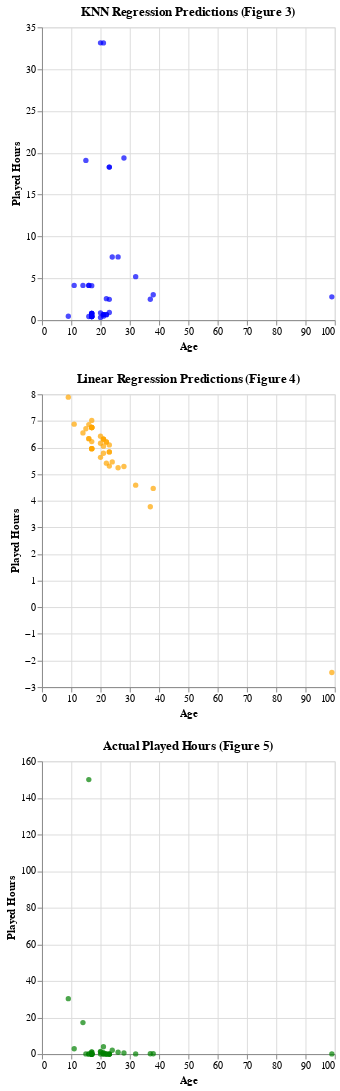

The cell this chart's notebook holds for it:
### Code cell
knn_plot = alt.Chart(all_df).mark_circle(color="blue").encode(
    x=alt.X("age").title("Age"),
    y=alt.Y("knn_preds").title("Played Hours")
).properties(title="KNN Regression Predictions (Figure 3)")

linear_plot = alt.Chart(all_df).mark_circle(color="orange").encode(
    x=alt.X("age").title("Age"),
    y=alt.Y("linear_preds").title("Played Hours")
).properties(title="Linear Regression Predictions (Figure 4)")

actual_plot = alt.Chart(all_df).mark_circle(color="green").encode(
    x=alt.X("age").title("Age"),
    y=alt.Y("actual_preds").title("Played Hours")
).properties(title="Actual Played Hours (Figure 5)")
knn_plot & linear_plot & actual_plot

### Figure 1 — Vega specification as saved in the notebook (floating-point values rounded to 4 significant figures)
{"$schema": "https://vega.github.io/schema/vega/v5.json", "data": [{"name": "source_0"}, {"name": "data_0", "values": [{"age": 21, "knn_preds": 33.13}, {"age": 22, "knn_preds": 0.65}, {"age": 21, "knn_preds": 0.475}, {"age": 16, "knn_preds": 4.15}, {"age": 17, "knn_preds": 0.4333}, {"age": 20, "knn_preds": 0.325}, {"age": 20, "knn_preds": 33.14}, {"age": 99, "knn_preds": 2.783}, {"age": 21, "knn_preds": 0.6583}, {"age": 21, "knn_preds": 0.6583}, {"age": 28, "knn_preds": 19.38}, {"age": 14, "knn_preds": 4.15}, {"age": 17, "knn_preds": 0.4333}, {"age": 17, "knn_preds": 0.7917}, {"age": 20, "knn_preds": 0.875}, {"age": 26, "knn_preds": 7.558}, {"age": 21, "knn_preds": 0.6583}, {"age": 23, "knn_preds": 18.29}, {"age": 15, "knn_preds": 19.09}, {"age": 24, "knn_preds": 7.542}, {"age": 23, "knn_preds": 0.9167}, {"age": 17, "knn_preds": 0.7917}, {"age": 11, "knn_preds": 4.15}, {"age": 17, "knn_preds": 0.4333}, {"age": 17, "knn_preds": 4.117}, {"age": 32, "knn_preds": 5.192}, {"age": 37, "knn_preds": 2.492}, {"age": 23, "knn_preds": 18.29}, {"age": 17, "knn_preds": 0.7917}, {"age": 22, "knn_preds": 0.65}, {"age": 23, "knn_preds": 2.483}, {"age": 9, "knn_preds": 0.4667}, {"age": 17, "knn_preds": 0.7917}, {"age": 38, "knn_preds": 3.033}, {"age": 22, "knn_preds": 2.567}, {"age": 17, "knn_preds": 0.4333}, {"age": 16, "knn_preds": 0.4333}, {"age": 16, "knn_preds": 4.15}, {"age": 17, "knn_preds": 0.4917}, {"age": 17, "knn_preds": 0.4333}]}, {"name": "data_1", "values": [{"age": 21, "linear_preds": 6.053}, {"age": 22, "linear_preds": 6.209}, {"age": 21, "linear_preds": 5.787}, {"age": 16, "linear_preds": 6.332}, {"age": 17, "linear_preds": 6.754}, {"age": 20, "linear_preds": 6.427}, {"age": 20, "linear_preds": 6.162}, {"age": 99, "linear_preds": -2.453}, {"age": 21, "linear_preds": 6.318}, {"age": 21, "linear_preds": 6.318}, {"age": 28, "linear_preds": 5.289}, {"age": 14, "linear_preds": 6.55}, {"age": 17, "linear_preds": 6.754}, {"age": 17, "linear_preds": 5.958}, {"age": 20, "linear_preds": 5.631}, {"age": 26, "linear_preds": 5.242}, {"age": 21, "linear_preds": 6.318}, {"age": 23, "linear_preds": 5.835}, {"age": 15, "linear_preds": 6.707}, {"age": 24, "linear_preds": 5.46}, {"age": 23, "linear_preds": 6.1}, {"age": 17, "linear_preds": 5.958}, {"age": 11, "linear_preds": 6.878}, {"age": 17, "linear_preds": 6.754}, {"age": 17, "linear_preds": 6.223}, {"age": 32, "linear_preds": 4.588}, {"age": 37, "linear_preds": 3.777}, {"age": 23, "linear_preds": 5.835}, {"age": 17, "linear_preds": 5.958}, {"age": 22, "linear_preds": 6.209}, {"age": 23, "linear_preds": 5.303}, {"age": 9, "linear_preds": 7.892}, {"age": 17, "linear_preds": 5.958}, {"age": 38, "linear_preds": 4.464}, {"age": 22, "linear_preds": 5.413}, {"age": 17, "linear_preds": 6.754}, {"age": 16, "linear_preds": 6.863}, {"age": 16, "linear_preds": 6.332}, {"age": 17, "linear_preds": 7.02}, {"age": 17, "linear_preds": 6.754}]}, {"name": "data_2", "values": [{"actual_preds": 4.0, "age": 21}, {"actual_preds": 0.0, "age": 22}, {"actual_preds": 0.7, "age": 21}, {"actual_preds": 0.0, "age": 16}, {"actual_preds": 0.0, "age": 17}, {"actual_preds": 0.0, "age": 20}, {"actual_preds": 1.5, "age": 20}, {"actual_preds": 0.1, "age": 99}, {"actual_preds": 0.1, "age": 21}, {"actual_preds": 0.6, "age": 21}, {"actual_preds": 0.6, "age": 28}, {"actual_preds": 17.2, "age": 14}, {"actual_preds": 0.0, "age": 17}, {"actual_preds": 0.0, "age": 17}, {"actual_preds": 1.1, "age": 20}, {"actual_preds": 1.0, "age": 26}, {"actual_preds": 0.0, "age": 21}, {"actual_preds": 0.0, "age": 23}, {"actual_preds": 0.1, "age": 15}, {"actual_preds": 2.1, "age": 24}, {"actual_preds": 0.0, "age": 23}, {"actual_preds": 0.0, "age": 17}, {"actual_preds": 2.9, "age": 11}, {"actual_preds": 0.0, "age": 17}, {"actual_preds": 1.2, "age": 17}, {"actual_preds": 0.1, "age": 32}, {"actual_preds": 0.2, "age": 37}, {"actual_preds": 0.0, "age": 23}, {"actual_preds": 1.0, "age": 17}, {"actual_preds": 0.1, "age": 22}, {"actual_preds": 0.0, "age": 23}, {"actual_preds": 30.3, "age": 9}, {"actual_preds": 0.0, "age": 17}, {"actual_preds": 0.2, "age": 38}, {"actual_preds": 0.0, "age": 22}, {"actual_preds": 0.0, "age": 17}, {"actual_preds": 0.1, "age": 16}, {"actual_preds": 150.0, "age": 16}, {"actual_preds": 0.0, "age": 17}, {"actual_preds": 0.1, "age": 17}]}, {"name": "data_0_concat_0_x_domain_age", "values": [{"min": 9, "max": 99}]}, {"name": "data_0_concat_0_y_domain_knn_preds", "values": [{"min": 0.325, "max": 33.14}]}, {"name": "data_1_concat_1_x_domain_age", "values": [{"min": 9, "max": 99}]}, {"name": "data_1_concat_1_y_domain_linear_preds", "values": [{"min": -2.453, "max": 7.892}]}, {"name": "data_2_concat_2_x_domain_age", "values": [{"min": 9, "max": 99}]}, {"name": "data_2_concat_2_y_domain_actual_preds", "values": [{"min": 0.0, "max": 150.0}]}], "signals": [{"name": "childHeight", "value": 300}], "marks": [{"type": "group", "name": "concat_0_group", "encode": {"update": {"width": {"signal": "width"}, "height": {"signal": "childHeight"}}}, "marks": [{"type": "symbol", "name": "concat_0_marks", "from": {"data": "data_0"}, "encode": {"update": {"fill": {"value": "blue"}, "opacity": {"value": 0.7}, "shape": {"value": "circle"}, "y": {"field": "knn_preds", "scale": "concat_0_y"}, "x": {"field": "age", "scale": "concat_0_x"}}}, "style": ["circle"]}], "axes": [{"scale": "concat_0_x", "domain": false, "labels": false, "aria": false, "gridScale": "concat_0_y", "tickCount": {"signal": "ceil(width/40)"}, "maxExtent": 0, "minExtent": 0, "orient": "bottom", "zindex": 0, "ticks": false, "grid": true}, {"scale": "concat_0_y", "domain": false, "labels": false, "minExtent": 0, "grid": true, "maxExtent": 0, "ticks": false, "orient": "left", "tickCount": {"signal": "ceil(childHeight/40)"}, "zindex": 0, "gridScale": "concat_0_x", "aria": false}, {"scale": "concat_0_x", "grid": false, "orient": "bottom", "title": "Age", "labelFlush": true, "labelOverlap": true, "zindex": 0, "tickCount": {"signal": "ceil(width/40)"}}, {"scale": "concat_0_y", "title": "Played Hours", "orient": "left", "tickCount": {"signal": "ceil(childHeight/40)"}, "grid": false, "labelOverlap": true, "zindex": 0}], "title": {"text": "KNN Regression Predictions (Figure 3)", "frame": "group"}, "style": "cell"}, {"type": "group", "name": "concat_1_group", "encode": {"update": {"width": {"signal": "width"}, "height": {"signal": "childHeight"}}}, "marks": [{"type": "symbol", "name": "concat_1_marks", "from": {"data": "data_1"}, "encode": {"update": {"shape": {"value": "circle"}, "opacity": {"value": 0.7}, "fill": {"value": "orange"}, "y": {"field": "linear_preds", "scale": "concat_1_y"}, "x": {"field": "age", "scale": "concat_1_x"}}}, "style": ["circle"]}], "axes": [{"scale": "concat_1_x", "gridScale": "concat_1_y", "domain": false, "maxExtent": 0, "aria": false, "zindex": 0, "ticks": false, "grid": true, "minExtent": 0, "orient": "bottom", "labels": false, "tickCount": {"signal": "ceil(width/40)"}}, {"scale": "concat_1_y", "ticks": false, "orient": "left", "zindex": 0, "labels": false, "maxExtent": 0, "domain": false, "tickCount": {"signal": "ceil(childHeight/40)"}, "gridScale": "concat_1_x", "grid": true, "aria": false, "minExtent": 0}, {"scale": "concat_1_x", "labelFlush": true, "grid": false, "zindex": 0, "tickCount": {"signal": "ceil(width/40)"}, "title": "Age", "orient": "bottom", "labelOverlap": true}, {"scale": "concat_1_y", "title": "Played Hours", "orient": "left", "labelOverlap": true, "grid": false, "tickCount": {"signal": "ceil(childHeight/40)"}, "zindex": 0}], "title": {"text": "Linear Regression Predictions (Figure 4)", "frame": "group"}, "style": "cell"}, {"type": "group", "name": "concat_2_group", "encode": {"update": {"width": {"signal": "width"}, "height": {"signal": "childHeight"}}}, "marks": [{"type": "symbol", "name": "concat_2_marks", "from": {"data": "data_2"}, "encode": {"update": {"opacity": {"value": 0.7}, "y": {"field": "actual_preds", "scale": "concat_2_y"}, "fill": {"value": "green"}, "x": {"field": "age", "scale": "concat_2_x"}, "shape": {"value": "circle"}}}, "style": ["circle"]}], "axes": [{"scale": "concat_2_x", "maxExtent": 0, "minExtent": 0, "gridScale": "concat_2_y", "grid": true, "ticks": false, "orient": "bottom", "labels": false, "tickCount": {"signal": "ceil(width/40)"}, "domain": false, "aria": false, "zindex": 0}, {"scale": "concat_2_y", "aria": false, "ticks": false, "zindex": 0, "grid": true, "tickCount": {"signal": "ceil(childHeight/40)"}, "orient": "left", "minExtent": 0, "gridScale": "concat_2_x", "labels": false, "domain": false, "maxExtent": 0}, {"scale": "concat_2_x", "grid": false, "labelFlush": true, "labelOverlap": true, "tickCount": {"signal": "ceil(width/40)"}, "zindex": 0, "title": "Age", "orient": "bottom"}, {"scale": "concat_2_y", "grid": false, "labelOverlap": true, "zindex": 0, "orient": "left", "tickCount": {"signal": "ceil(childHeight/40)"}, "title": "Played Hours"}], "title": {"text": "Actual Played Hours (Figure 5)", "frame": "group"}, "style": "cell"}], "scales": [{"name": "concat_0_x", "type": "linear", "domain": [{"signal": "(data(\"data_0_concat_0_x_domain_age\")[0] || {}).min"}, {"signal": "(data(\"data_0_concat_0_x_domain_age\")[0] || {}).max"}], "range": [0, {"signal": "width"}], "zero": true, "nice": true}, {"name": "concat_0_y", "type": "linear", "domain": [{"signal": "(data(\"data_0_concat_0_y_domain_knn_preds\")[0] || {}).min"}, {"signal": "(data(\"data_0_concat_0_y_domain_knn_preds\")[0] || {}).max"}], "range": [{"signal": "childHeight"}, 0], "zero": true, "nice": true}, {"name": "concat_1_x", "type": "linear", "domain": [{"signal": "(data(\"data_1_concat_1_x_domain_age\")[0] || {}).min"}, {"signal": "(data(\"data_1_concat_1_x_domain_age\")[0] || {}).max"}], "range": [0, {"signal": "width"}], "nice": true, "zero": true}, {"name": "concat_1_y", "type": "linear", "domain": [{"signal": "(data(\"data_1_concat_1_y_domain_linear_preds\")[0] || {}).min"}, {"signal": "(data(\"data_1_concat_1_y_domain_linear_preds\")[0] || {}).max"}], "range": [{"signal": "childHeight"}, 0], "zero": true, "nice": true}, {"name": "concat_2_x", "type": "linear", "domain": [{"signal": "(data(\"data_2_concat_2_x_domain_age\")[0] || {}).min"}, {"signal": "(data(\"data_2_concat_2_x_domain_age\")[0] || {}).max"}], "range": [0, {"signal": "width"}], "nice": true, "zero": true}, {"name": "concat_2_y", "type": "linear", "domain": [{"signal": "(data(\"data_2_concat_2_y_domain_actual_preds\")[0] || {}).min"}, {"signal": "(data(\"data_2_concat_2_y_domain_actual_preds\")[0] || {}).max"}], "range": [{"signal": "childHeight"}, 0], "nice": true, "zero": true}], "padding": 5, "background": "white", "width": 300, "layout": {"padding": 20, "columns": 1, "bounds": "full", "align": "each"}}
